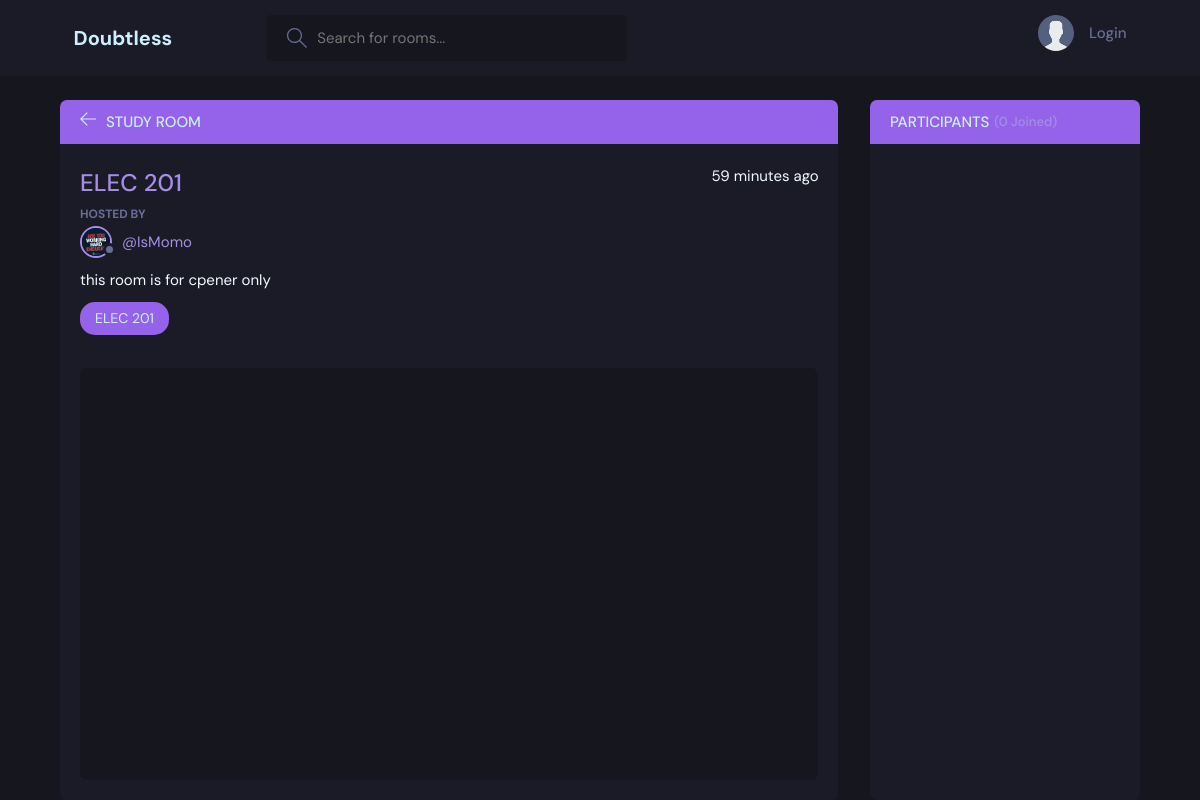
/questions/6/, run on the app's committed database.
### base/models.py (models this page shows, shortened)
class Questions(models.Model):
    host = models.ForeignKey(User, on_delete=models.SET_NULL, null=True)
    topic = models.ForeignKey(Topic, on_delete=models.SET_NULL, null=True)
    name = models.CharField(max_length=200)
    description = models.TextField(null=True, blank=True)
    participants = models.ManyToManyField(User, related_name='participants', blank=True)
    updated = models.DateTimeField(auto_now=True)
    created = models.DateTimeField(auto_now_add=True)
    class Meta:
        ordering = ['-updated', '-created']

class User(AbstractUser):
    name = models.CharField(max_length=20, null=True)
    email = models.EmailField(unique=True, null=True)
    bio = models.TextField(null=True)
    avatar = models.ImageField(null=True, default="avatar.svg")
    USERNAME_FIELD = 'email'
    REQUIRED_FIELDS = []

class Topic(models.Model):
    name = models.CharField(max_length=200)
    def __str__(self):
        return self.name

### base/views.py (the view, shortened to what this page needs)
# urls.py: path('questions/<str:pk>/', views.questions, name="questions"),
def questions(request, pk):
    quest = Questions.objects.get(id=pk)
    answer_messages = quest.answer_set.all()
    participants = quest.participants.all()
    context = {'quest': quest, 'answer_messages':answer_messages, 'participants':participants }
    return render(request, 'questions.html', context)

### templates/questions.html (shortened to what this page needs)
{% extends 'MainTemplate.html' %}
{% block content %}
    <main class="profile-page layout layout--2">
      <div class="container">
        <div class="room">
          <div class="room__top">
            <div class="room__topLeft">
              <a href="{{request.META.HTTP_REFERER}}">
                <svg version="1.1" xmlns="http://www.w3.org/2000/svg" width="32" height="32" viewBox="0 0 32 32">
                  <title>arrow-left</title>
                  <path
                    d="M13.723 2.286l-13.723 13.714 13.719 13.714 1.616-1.611-10.96-10.96h27.625v-2.286h-27.625l10.965-10.965-1.616-1.607z"
                  ></path>
                </svg>
              </a>
              <h3>Study Room</h3>
            </div>
          </div>
          <div class="room__box scroll">
            <div class="room__header scroll">
              <div class="room__info">
                <h3>{{quest.name}}</h3>
                <span>{{quest.created | timesince}} ago</span>
              </div>
              <div class="room__hosted">
                <p>Hosted By</p>
                <a href="{% url 'user-profile' quest.host.id %}" class="room__author">
                  <div class="avatar avatar--small">
                    <img src="{{quest.host.avatar.url}}" />
                  </div>
                  <span>@{{quest.host.username}}</span>
                </a>
              </div>
              <div class="room__details">
                {{quest.description}}
              </div>
              <span class="room__topics">{{quest.topic}}</span>
            </div>
            <div class="room__conversation">
              <div class="threads scroll">
              </div>
            </div>
          </div>
        </div>
        <div class="participants">
          <h3 class="participants__top">Participants <span>({{participants.count}} Joined)</span></h3>
          <div class="participants__list scroll">
          </div>
        </div>
      </div>
    </main>
{% endblock %}

### static/styles/style.css (style rules this page uses)
:root { --color-main: #a68ee4; --color-main-light: green; --color-dark: #1a1b26; --color-dark-medium: #16161e; --color-dark-light: #9463ea; --color-light: #ceeffd; --color-gray: #696d97; --color-light-gray: rgb(242, 249, 255); --color-bg: #16161e; --color-success: #5dd693; --color-error: #fc4b0b; }
* { font-family: "DM Sans", -apple-system, BlinkMacSystemFont, "Segoe UI", Roboto, Oxygen, Ubuntu, Cantarell, "Open Sans", "Helvetica Neue", sans-serif; margin: 0; padding: 0; box-sizing: border-box; text-rendering: optimizeLegibility; font-size: inherit; }
html { font-size: 56.25%; }
@media only screen and (min-width: 1200px) { html { font-size: 62.5%; } }
body { line-height: 1.6; font-weight: 400; font-size: 1.5rem; color: var(--color-light-gray); background-color: var(--color-bg); min-height: 100vh; }
img { width: 100%; }
a { display: inline-block; color: var(--color-main); text-decoration: none; }
.container { max-width: 120rem; width: 90%; margin: auto; }
.avatar { position: relative; display: inline-block; border-radius: 50%; border: 2px solid var(--color-main); }
.avatar img { display: block; border-radius: 50%; object-fit: cover; object-position: center; }
.avatar::after { content: ""; display: block; position: absolute; background-color: var(--color-gray); z-index: 111; border-radius: 50%; border: 0.3rem solid var(--color-dark); }
.avatar.avatar--small img { width: 2.8rem; height: 2.8rem; }
.avatar.avatar--small:after { width: 0.7rem; height: 0.7rem; bottom: 0px; right: -6px; }
.layout { margin-top: 2.4rem; }
.layout > .container { display: flex; justify-content: space-between; align-items: flex-start; }
.layout--2 > .container > div:first-child { flex-basis: 72%; }
.layout--2 > .container > div:last-child { flex-basis: 25%; }
.room, .participants { background: var(--color-dark); max-height: 87.5vh; border-radius: 0.7rem; overflow: hidden; position: relative; }
.room__top, .participants__top { background: var(--color-dark-light); display: flex; justify-content: space-between; align-items: center; padding: 1rem 2rem; position: relative; }
.room__top svg, .thread__top svg { width: 1.6rem; height: 1.6rem; fill: var(--color-light); cursor: pointer; }
.room__topLeft { display: flex; align-items: flex-end; gap: 1rem; }
.room__topLeft h3, .participants__top { text-transform: uppercase; font-weight: 500; color: var(--color-light); }
.room__topLeft svg { width: 1.6rem; height: 1.6rem; fill: var(--color-light); }
.room__header { max-height: 30vh; overflow-y: auto; position: absolute; width: 95%; background: var(--color-dark); z-index: 999; top: 4.4rem; padding-top: 2rem; padding-bottom: 1rem; }
.room__box { padding-left: 2rem; padding-right: 2rem; height: 80.5vh; padding-bottom: 0; }
.room__info { display: flex; justify-content: space-between; }
.room__info h3 { font-size: 2.4rem; font-weight: 500; color: var(--color-main); }
.room__hosted p { text-transform: uppercase; color: var(--color-gray); font-size: 1.2rem; font-weight: 700; line-height: 2; }
.room__author { display: flex; gap: 1rem; align-items: center; margin-bottom: 1rem; transition: all 0.3s ease-in-out; }
.room__topics { padding: 0.5rem 1.5rem; background: var(--color-dark-light); color: var(--color-light); display: inline-block; font-size: 1.4rem; border-radius: 1.5rem; margin: 1rem 0; }
.room__conversation { margin-top: 1rem; margin-bottom: 4rem; height: 64%; }
.threads { background: var(--color-bg); border-radius: 0.7rem; overflow-y: auto; height: 100%; margin-top: 28vh; padding: 0 2rem 4rem 2rem; }
.participants__top span { color: var(--color-main); font-size: 1.3rem; text-transform: none; }
.participants__top { justify-content: flex-start; gap: 0.5rem; }
.participants__list { padding: 2rem; height: 82.5vh; overflow-y: scroll; padding-bottom: 0; }

### data on the page
Questions: name "ELEC 201", created "59 minutes", host.avatar (picture), host.username "IsMomo", description "this room is for cpener only", topic "ELEC 201"

### other printed values
{{ participants.count }} "0"
